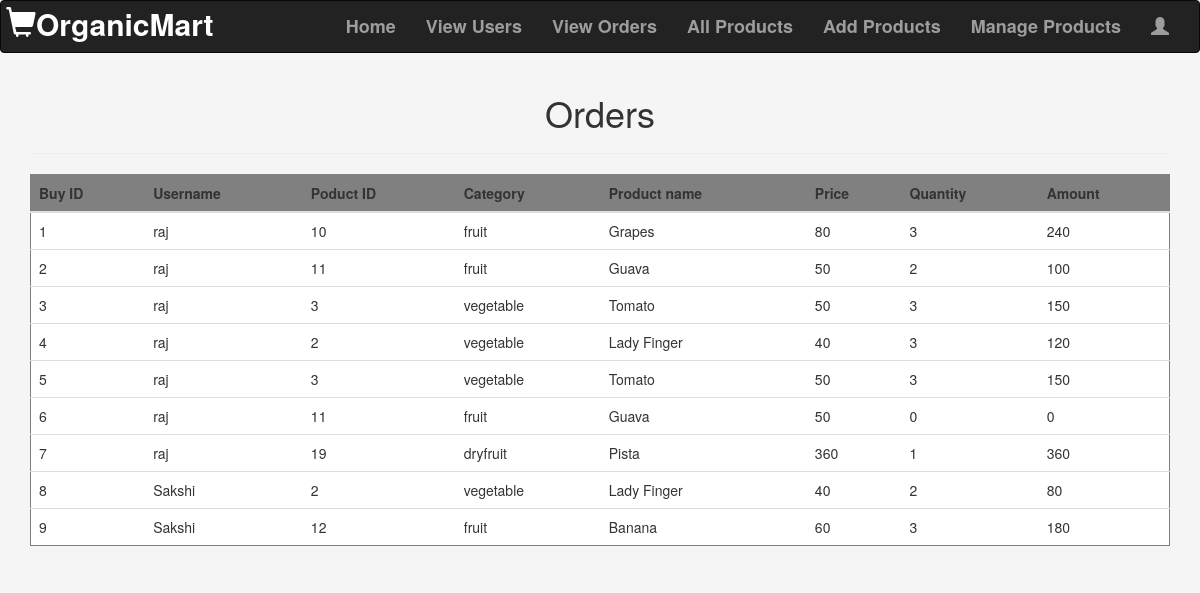
Screenshot of /admin/viewOrder.php with the database file from the repository.
### tables this page shows
CREATE TABLE `buy` (
  `buy_id` int(50) NOT NULL,
  `username` varchar(100) NOT NULL,
  `product_id` int(11) NOT NULL,
  `category` varchar(100) NOT NULL,
  `product_name` varchar(100) NOT NULL,
  `price` int(11) NOT NULL,
  `quantity` int(11) NOT NULL,
  `amount` int(11) NOT NULL
);

### admin/viewOrder.php (the view, shortened to what this page needs)
<!DOCTYPE HTML>
<html>
    <head>
        <link rel="stylesheet" href="https://maxcdn.bootstrapcdn.com/bootstrap/3.4.1/css/bootstrap.min.css">
    </head>
    <body>
    <nav class="navbar navbar-inverse">
            <div class="container-fluid">
                <div class="navbar-header">
                    <a class="navbar-brand" href="#" class="logo" id="logo"><span class="glyphicon glyphicon-shopping-cart"></span>OrganicMart</a>
                </div>
                <div class="collapse navbar-collapse" id="myNavbar">
                <ul class="nav navbar-nav navbar-right">
                        <li><a href="viewUser.php">Home</a></li>
                        <li><a href="viewUser.php">View Users</a></li>
                        <li><a href="viewOrder.php">View Orders</a></li>
                        <li><a href="displayproduct.php">All Products</a></li>
                        <li><a href="addproduct.php">Add Products</a></li>
                        <li><a href="manageprod.php">Manage Products</a></li>
                        <li><a href=profile.php class="text-danger"><span class="glyphicon glyphicon-user"></span></a></li>
                </ul>
            </div>
        </nav>
        <div class="container">
            <h1 align=center>Orders</h1><hr>
            <table class="table table-borderd" align="center">
                <thead>
                    <tr>
                        <th>Buy ID</th><th>Username</th><th>Poduct ID</th>
                        <th>Category</th><th>Product name</th><th>Price</th><th>Quantity</th><th>Amount</th>
                    </tr>
                </thead>
                <tbody>
                <?php
                  $cn=mysqli_connect("localhost","root","");
                  $q="SELECT * from buy";
                  $rs=mysqli_query($cn,$q);
                  while($a=mysqli_fetch_array($rs))
                  {
                    extract($a);
                    echo "<tr>";
                    echo "<td>$buy_id</td><td>$username</td><td>$product_id</td><td>$category</td><td>$product_name</td><td>$price</td><td>$quantity</td><td>$amount</td>";
                    echo"</tr>";
                  }
                ?>
                </tbody>
            </table>
        </div>
    </body>
</html>

### admin/viewOrder.php (style rules this page uses)
body { background-color:whitesmoke; }
table { border: 1px solid gray; background-color:white; }
th { background-color:gray; text:white; }
nav { background-color: aqua; }
.navbar #logo { font-size: 30px; color: white; padding:5px; }
.navbar a { font-weight: bold; color: white; font-size:18px; }

### rows the page displays
buy: buy_id "1", username "raj", product "10", category "fruit", product_name "Grapes", price "80", quantity "3", amount "240"
buy: buy_id "2", username "raj", product "11", category "fruit", product_name "Guava", price "50", quantity "2", amount "100"
buy: buy_id "3", username "raj", product "3", category "vegetable", product_name "Tomato", price "50", quantity "3", amount "150"
buy: buy_id "4", username "raj", product "2", category "vegetable", product_name "Lady Finger", price "40", quantity "3", amount "120"
buy: buy_id "5", username "raj", product "3", category "vegetable", product_name "Tomato", price "50", quantity "3", amount "150"
buy: buy_id "6", username "raj", product "11", category "fruit", product_name "Guava", price "50", quantity "0", amount "0"
buy: buy_id "7", username "raj", product "19", category "dryfruit", product_name "Pista", price "360", quantity "1", amount "360"
buy: buy_id "8", username "Sakshi", product "2", category "vegetable", product_name "Lady Finger", price "40", quantity "2", amount "80"
buy: buy_id "9", username "Sakshi", product "12", category "fruit", product_name "Banana", price "60", quantity "3", amount "180"
